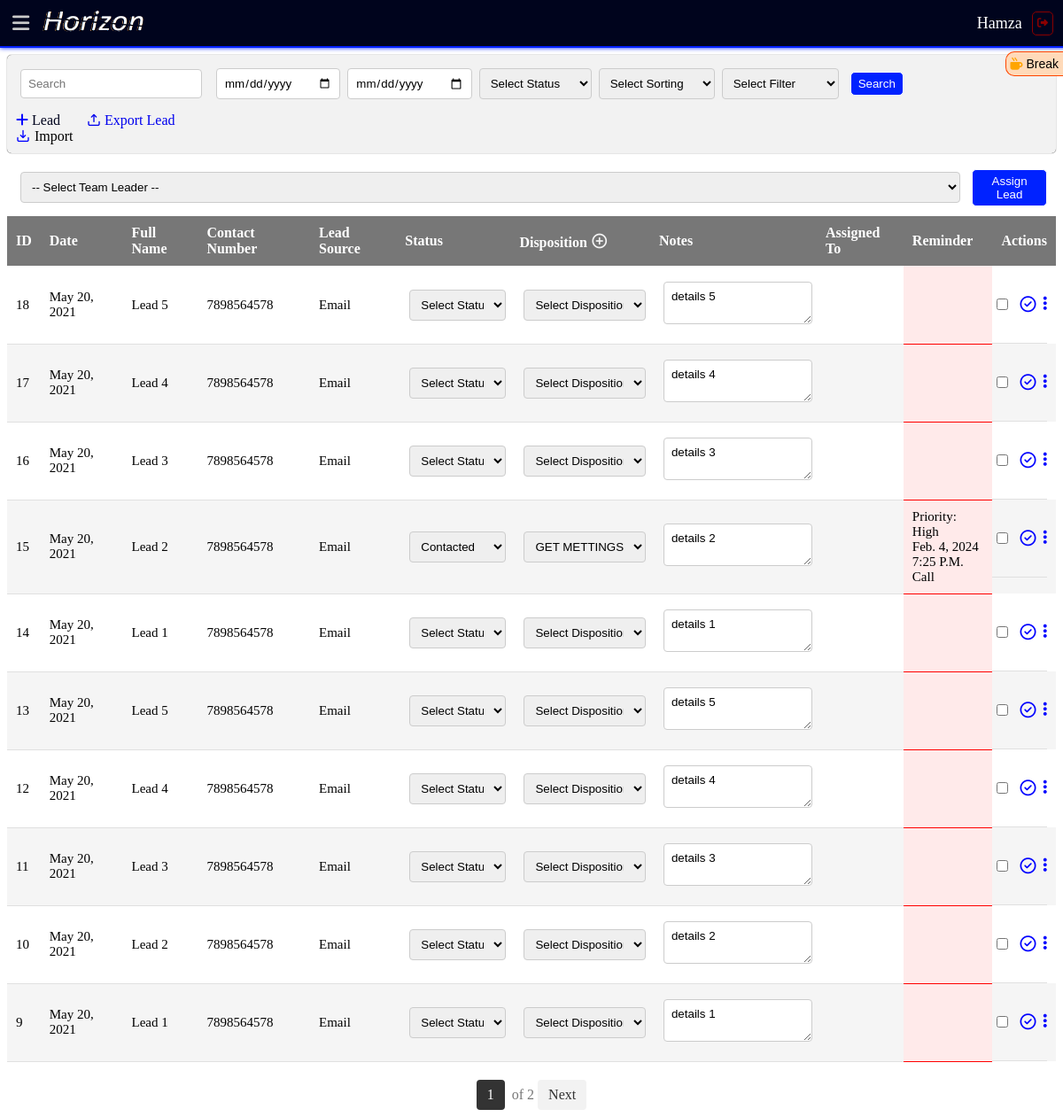
Screenshot of /leads/ (signed in) with the database file from the repository.
### realestateapp/models.py (models this page shows, shortened)
class CustomUser(AbstractUser):
    USER_ROLES = [
        (1, "Admin"),
        (2, "Team Leader"),
        (3, "Agent"),
    ]
    role = models.PositiveIntegerField(choices=USER_ROLES, default=1)

class Lead(models.Model):
    LEAD_STATUSES = (
        ('new', 'New'),
        ('contacted', 'Contacted'),
        ('converted', 'Converted'),
        ('lost', 'Lost'),
    )
    SOURCE_CHOICES = (
        ('internet', 'Via Internet'),
        ('email', 'Email Inquiry'),
        ('referral', 'Referral'),
        ('social_media', 'Social Media'),
        ('walk_in', 'Walk-in Customer'),
        ('website', 'Website'),
    )
    date = models.DateField()
    name = models.CharField(max_length=100)
    contact_info = models.ForeignKey(
        Contact, on_delete=models.CASCADE, related_name='lead_contact', null=True, blank=True)
    source = models.CharField(max_length=100, choices=SOURCE_CHOICES)
    status = models.CharField(max_length=20, choices=LEAD_STATUSES)
    details = models.TextField()
    follow_up_actions = models.ForeignKey(
        CustomFollowUp, on_delete=models.SET_NULL, null=True, blank=True)
    assigned_to = models.ForeignKey(
        TeamLeader, on_delete=models.CASCADE, related_name='team_leader_leads', null=True)
    assigned_to_agents = models.ForeignKey(
        Agent, on_delete=models.CASCADE, blank=True, related_name='agent_leads', null=True)
    last_seen_by = models.ForeignKey(
        CustomUser, on_delete=models.CASCADE, related_name='seen_leads', blank=True, null=True)

class Contact(models.Model):
    name = models.CharField(max_length=100, null=True, blank=True)
    email = models.EmailField(null=True, blank=True)
    phone_number = models.CharField(max_length=20, null=True, blank=True)
    address = models.TextField(null=True, blank=True)
    occupation = models.CharField(max_length=100, null=True, blank=True)
    date = models.DateField(null=True, blank=True)
    notes = models.TextField(null=True, blank=True)

class LeadReminder(models.Model):
    lead = models.ForeignKey(Lead, on_delete=models.CASCADE, related_name='reminders')
    set_by = models.ForeignKey(CustomUser,on_delete=models.CASCADE,blank=True, null=True)
    reminder_date = models.DateTimeField()
    notes = models.TextField(blank=True, null=True)
    PRIORITY_CHOICES = (
        ('low', 'Low'),
        ('medium', 'Medium'),
        ('high', 'High'),
    )
    priority = models.CharField(max_length=10, choices=PRIORITY_CHOICES, default='medium')

### realestateapp/views.py (the view, shortened to what this page needs)
# urls.py: path('leads/', LeadListView.as_view(), name='lead_list'),
class LeadListView(LoginRequiredMixin, ListView):
    model = Lead
    template_name = 'lead_list.html'
    paginate_by = 10
    def get_queryset(self):
        filter_val = self.request.GET.get("filter", "")
        status = self.request.GET.get("status", "")
        date_from = self.request.GET.get("date_from", "")
        date_to = self.request.GET.get("date_to", "")
        order_by = self.request.GET.get("orderby", "-id")
        date_filter = self.request.GET.get("date_filter", "")
        leads = Lead.objects.all()
        if status:
            leads = leads.filter(status=status)
        if date_from and date_to:
            leads = leads.filter(date__range=(date_from, date_to))
        if self.request.user.is_authenticated and self.request.user.role == 2:
            team_leader_id = self.request.user.teamleader.id
            agents = Agent.objects.filter(team_leader=team_leader_id)
            leads = leads.filter(Q(assigned_to=team_leader_id) | Q(assigned_to_agents__in=agents))
        elif self.request.user.is_authenticated and self.request.user.role == 3:
            agent = Agent.objects.get(auth_user=self.request.user)
            leads = leads.filter(assigned_to_agents=agent)
        if date_filter == "today":
            today = date.today()
            leads = leads.filter(date=today)
        elif date_filter == "this_week":
            today = date.today()
            start_of_week = today - timedelta(days=today.weekday())
            end_of_week = start_of_week + timedelta(days=6)
            leads = leads.filter(date__range=[start_of_week, end_of_week])
        elif date_filter == "this_month":
            today = date.today()
            start_of_month = date(today.year, today.month, 1)
            end_of_month = date(today.year, today.month + 1, 1) - timedelta(days=1)
            leads = leads.filter(date__range=[start_of_month, end_of_month])
        elif date_filter == "last_6_months":
            today = date.today()
            start_of_last_6_months = date(today.year, today.month - 6, 1)
            end_of_last_6_months = date(today.year, today.month, 1) - timedelta(days=1)
            leads = leads.filter(date__range=[start_of_last_6_months, end_of_last_6_months])
        elif date_filter == "this_year":
            today = date.today()
            start_of_year = date(today.year, 1, 1)
            end_of_year = date(today.year, 12, 31)
            leads = leads.filter(date__range=[start_of_year, end_of_year])
        leads = leads.order_by(order_by)
        leads = leads.select_related('follow_up_actions')
        leads = leads.prefetch_related(
            Prefetch('reminders', queryset=LeadReminder.objects.all(), to_attr='lead_reminders')
        )
        return leads
    def get_context_data(self, **kwargs):
        context = super().get_context_data(**kwargs)
        context["filter"] = self.request.GET.get("filter", "")
        context["status"] = self.request.GET.get("status", "")
        context["orderby"] = self.request.GET.get("orderby", "-id")
        if self.request.user.is_authenticated and self.request.user.role == 2:
            team_leader_id = self.request.user.teamleader.id
            leads_assigned_to_team_leader = Lead.objects.filter(assigned_to=team_leader_id)
            agents = Agent.objects.filter(team_leader=team_leader_id)
            leads_assigned_to_agents = Lead.objects.filter(assigned_to_agents__in=agents)
            leads = (leads_assigned_to_team_leader | leads_assigned_to_agents).distinct()
            context["leads"] = leads
            current_user = self.request.user.teamleader  # Assuming the teamleader field exists on the user model
            team_leader = TeamLeader.objects.get(id=current_user.id)
            agents = Agent.objects.filter(team_leader=team_leader)
            context["agents"] = agents
        elif self.request.user.is_authenticated and self.request.user.role == 3:
            current_user_team_leader = self.request.user.agent.team_leader
            agents = Agent.objects.filter(team_leader=current_user_team_leader).exclude(auth_user=self.request.user)
            context["agents"] = agents
        else:
            context["leads"] = self.get_queryset()
        context["team_leaders"] = TeamLeader.objects.exclude(auth_user=self.request.user)
        context["contacts"] = Contact.objects.all()
        context["assigned_to"] = Lead.objects.all()
        context["custom_follow_up"] = CustomFollowUp.objects.all()
        users = CustomUser.objects.exclude(id=self.request.user.id)
        for user in users:
            try:
                team_leader = TeamLeader.objects.get(auth_user=user)
                user.team_leader_first_name = team_leader.first_name
                user.team_leader_last_name = team_leader.last_name
            except TeamLeader.DoesNotExist:
                user.team_leader_first_name = None
                user.team_leader_last_name = None
            try:
                agent = Agent.objects.get(auth_user=user)
                user.agent_first_name = agent.first_name
                user.agent_last_name = agent.last_name
            except Agent.DoesNotExist:
                user.agent_first_name = None
                user.agent_last_name = None
        context["users"] = users
        if self.request.user.is_authenticated:
            current_user = self.request.user
            LeadNotification.objects.filter(user=current_user).update(seen=True)
        return context

### template/lead_list.html (shortened to what this page needs)
{% extends 'base.html' %}
{% block content %}
<br>
<br>
<br>
  <div class="form-container">
    <form method="get" action="{% url 'lead_list' %}">
      <div class="form-row align-items-center">
        <div class="search">
          <input type="text" name="filter" class="form-control" placeholder="Search" value="{{ filter }}">
        </div>
        <div class="">
          <input type="date" name="date_from" class="form-control" placeholder="Deal Date From" value="{{ date_from }}">
        </div>
        <div class="">
          <input type="date" name="date_to" class="form-control" placeholder="Deal Date To" value="{{ date_to }}">
        </div>
        <div class="">
          <select name="status" class="form-control">
            <option value="" selected disabled>Select Status</option>
          </select>
        </div>
        <div class="">
          <select name="orderby" class="form-control">
            <option value="" selected disabled>Select Sorting</option>
          </select>
        </div>
        <div class="">
          <select name="date_filter" class="form-control">
            <option value="" selected disabled>Select Filter</option>
          </select>
        </div>
        <div class="">
          <button type="submit" class="btn btn-primary">Search</button>
        </div>
      </div>
    </form>
    {% if user.role != 3 %}
    <a class="add" href="#" id="leadLink"><i class="fas fa-regular fa-plus"></i> Lead</a>
    <a href="#" id="leadexport" class="btn"><i class="uil uil-export"></i> Export Lead</a>
    <div class="upload-file">
      <form id="csvUploadForm" method="post" enctype="multipart/form-data">
        <label class="custom-file" for="csvFileInput"><i class="uil uil-import"></i></label>
        <span class="custom-file-label">Import</span>
      </form>
    </div>
    {% endif %}
  </div>
  <form method="post" action="{% url 'assign_leads' %}">
    <div class="right-assign">
      {% if user.role == 1 %}
      <select name="team_leader" id="team_leader">
        <option value="">-- Select Team Leader --</option>
      </select>
      <button type="submit" name="action" value="assign">Assign Lead</button>
      {% endif %}
    </div>
    <table class="lead-table">
      <thead>
          <tr>
              <th>ID</th>
              <th>Date</th>
              <th>Full Name</th>
              <th>Contact Number</th>
              <th>Lead Source</th>
              <th>Status</th>
              {% if user.role == 1 %}
              <th>
                Disposition <a class="follow-up" id="createFollowUpModalTrigger"><i class="uil uil-plus-circle"></i></a>
              </th>
              {% else %}
                  <th>Disposition</th>
              {% endif %}
              <th>Notes</th>
              {% if user.role != 3 %}
                  <th>Assigned To</th>
              {% endif %}
              <th>Reminder</th>
              <th>Actions</th>
          </tr>
      </thead>
      <tbody>
        {% for lead in object_list %}
            <tr>
                <td>{{ lead.id }}</td>
                <td>{{ lead.date }}</td>
                <td>{{ lead.name }}</td>
                <td>{{ lead.contact_info.phone_number }}</td>
                <td>{{ lead.source }}</td>
                <td>
                  <select class="list-page" name="status" id="status-{{ lead.pk }}">
                    <OPtion value="" selected disabled>Select Status</OPtion>
                    <option value="contacted" {% if lead.status == 'contacted' %}selected{% endif %}>Contacted</option>
                  </select>
                </td>
                <td>
                  <select class="list-page" name="follow_up_actions" id="follow-up-actions-{{ lead.pk }}">
                    <option value="" selected disabled>Select Disposition</option>
                    {% for follow_up in custom_follow_up %}
                      {% if follow_up.id == lead.follow_up_actions_id %}
                        <option value="{{ follow_up.id }}" selected>{{ follow_up.name }}</option>
                      {% else %}
                        <option value="{{ follow_up.id }}">{{ follow_up.name }}</option>
                      {% endif %}
                    {% endfor %}
                  </select>
                </td>
                <td>
                  <textarea name="notes" id="notes-{{ lead.pk }}">{{ lead.details }}</textarea>
                </td>
                {% if user.role != 3 %}
                    <td>
                        {% if user.role == 1 %}
                            {{ lead.assigned_to.first_name }} {{ lead.assigned_to.last_name }} <br>
                        {% elif user.role == 2 %}
                            {{ lead.assigned_to_agents.first_name }} {{ lead.assigned_to_agents.last_name }}
                        {% endif %}
                    </td>
                {% endif %}
                <td class="reminder-td">
                  {% if lead.reminders %}
                    {% for reminder in lead.lead_reminders %}
                      {% if forloop.last %}
                        Priority: {{ reminder.priority }}<br>
                         {{ reminder.reminder_date|date }} <br>
                         {{ reminder.reminder_date|time }}<br>
                         {{ reminder.notes }}
                      {% endif %}
                    {% endfor %}
                  {% endif %}
                </td>
                <td class="icon-container">
                  <input class="" type="checkbox" name="leadCheckbox" value="{{ lead.pk }}">
                  <span class="save-icon fa-regular fa-circle-check"></span>
                  <div class="dropdown">
                    <button class="dropdown-toggle-button" type="button" id="dropdownMenuButton">
                      <i class="fas fa-ellipsis-v"></i>
                    </button>
                  </div>
                </td>
            </tr>
        {% empty %}
            <tr>
                <td colspan="12" >No leads found.</td>
            </tr>
        {% endfor %}
      </tbody>
  </table>
</form>
  <div class="pagination">
    {% if is_paginated %}
      <span class="current-page">{{ page_obj.number }}</span>
      <span class="total-pages">of {{ page_obj.paginator.num_pages }}</span>
      {% if page_obj.has_next %}
        <a href="?page={{ page_obj.next_page_number }}">Next</a>
      {% endif %}
    {% endif %}
  </div>
{% endblock %}

### template/navbar.html (shortened to what this page needs)
{% load static %}
<div class="navbar">
  <div class="nav-left">
    <span id="menu-toggle" aria-label="Toggle Sidebar"><i class="fas fa-bars"></i> </span>
    {% if user.role == 1 %}
    <a href="{% url 'dashboard' %}">
      <img class="navbar-brand" src="{% static 'img/f-logo.png' %}" alt="">
    </a>
    {% elif user.role == 2 %}
    <a href="{% url 'dashboard' %}">
      <img class="navbar-brand" src="{% static 'img/f-logo.png' %}" alt="">
    </a>
    {% elif user.role == 3 %}
    <a href="{% url 'dashboard' %}">
      <img class="navbar-brand" src="{% static 'img/f-logo.png' %}" alt="">
    </a>
    {% endif %}
  </div>
  <div class="nav-right">
    {% if user.is_authenticated %}
    <div id="tea-break">
      <div class="blink">
        <div class="tea-break-icon" onclick="toggleTeaBreak()">
          <i class="fas fa-mug-hot"></i> Break
        </div>
      </div>
    </div>
    {% if user.role == 1 %}
    <p>{{ user.username }}</p>
    {% endif %}
    <a class="sign-out" href="{% url 'user_logout' %}"><i class="fas fa-thin fa-sign-out-alt"></i></a>
    {% endif %}
  </div>
</div>

### rows the page displays
CustomUser: username "Hamza"
Lead: id "18", date "May 20, 2021", name "Lead 5", contact_info.phone_number "7898564578", source "Email", notes "details 5"
Lead: id "17", date "May 20, 2021", name "Lead 4", contact_info.phone_number "7898564578", source "Email", notes "details 4"
Lead: id "16", date "May 20, 2021", name "Lead 3", contact_info.phone_number "7898564578", source "Email", notes "details 3"
Lead: id "15", date "May 20, 2021", name "Lead 2", contact_info.phone_number "7898564578", source "Email", status "Contacted", notes "details 2"
LeadReminder: priority "High", reminder_date "Feb. 4, 2024", reminder_date "7:25 P.m.", notes "Call"
Lead: id "14", date "May 20, 2021", name "Lead 1", contact_info.phone_number "7898564578", source "Email", notes "details 1"
Lead: id "13", date "May 20, 2021", name "Lead 5", contact_info.phone_number "7898564578", source "Email", notes "details 5"
Lead: id "12", date "May 20, 2021", name "Lead 4", contact_info.phone_number "7898564578", source "Email", notes "details 4"
Lead: id "11", date "May 20, 2021", name "Lead 3", contact_info.phone_number "7898564578", source "Email", notes "details 3"
Lead: id "10", date "May 20, 2021", name "Lead 2", contact_info.phone_number "7898564578", source "Email", notes "details 2"
Lead: id "9", date "May 20, 2021", name "Lead 1", contact_info.phone_number "7898564578", source "Email", notes "details 1"

### other values shown
{{ page_obj.number }} "1"
{{ page_obj.paginator.num_pages }} "2"
form field follow_up_actions "GET METTINGS"
